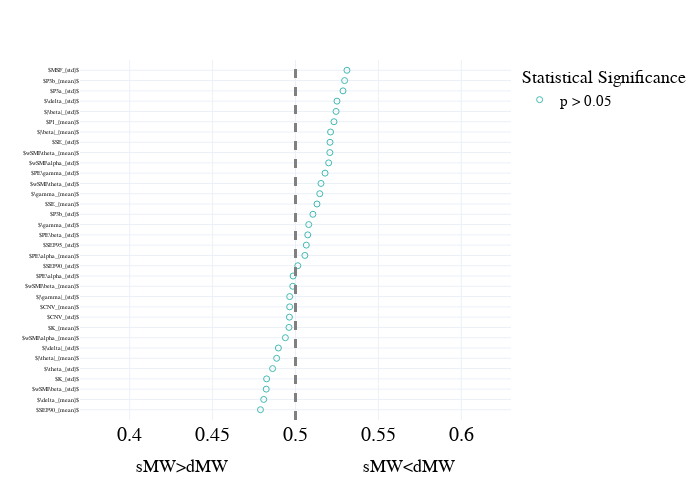

The cell this chart's notebook holds for it:
### Code cell
# segment_mind_roc = segment_mind_roc.sort_values(by = 'AUC', ascending = False).head(10).append(segment_mind_roc.sort_values(by = 'AUC', ascending = False).tail(10))

fig = px.scatter(body.sort_values(by = 'AUC'),x = 'AUC', y = 'markers', template = "plotly_white", symbol = 'significant', 
#                  color = 'significant',
                 color_discrete_sequence = [lblue, green,orange, pink], 
                 
                 category_orders = {'significant': ['p > 0.05','p < 0.05 uncorrected', 'p < 0.05 FDR corrected']},
                 symbol_sequence = ['circle-open','circle','hexagram' ],
                 # category_orders = {'significant': ['p < 0.05 FDR corrected','p < 0.05 uncorrected','p > 0.05']},
                 # symbol_sequence = ['hexagram','circle','circle-open',],
                 
                 
                 labels = {'AUC': 'sMW>dMW                           sMW<dMW', 'significant': 'Statistical Significance', 'markers':''}
                )
fig.add_vline(x=0.5, line_width=3, line_dash="dash", line_color="grey")
fig.update_traces(marker=dict(size = 6))

fig.update_layout(
    font=dict(
        family="Times new roman",
        size=15,
        color="black"
    ),
    width=700,
    height=500,
#     autosize = True, 
    template = 'plotly_white',
    xaxis = dict(
            visible=True,
            range = [0.37,0.63], 
            tickfont = {"size": 20},
                automargin = False,
    autorange = False,
        ),
    yaxis = dict(
    tickfont = {"size": 6, "color": 'black'},
    automargin = False,
    autorange = False,
    range = [-1,len(body)],
    dtick = 1
    ),
    showlegend=True,
)


fig.show()
# pio.write_json(fig, 'Figs/univariate_roc_mw_segment.plotly')
# fig.write_image('Figs/univariate_roc_mw_segment.png')
fig.write_image("Figs//univariate_roc_mw_segment_body.pdf")

### Figure 1 — Plotly figure (JSON) as saved in the notebook; plotly's stock layout.template omitted (floating-point values rounded to 4 significant figures)
{"data": [{"hovertemplate": "Statistical Significance=p > 0.05<br>sMW>dMW                           sMW<dMW=%{x}<br>=%{y}<extra></extra>", "legendgroup": "p > 0.05", "marker": {"color": "#42B9B2", "size": 6, "symbol": "circle-open"}, "mode": "markers", "name": "p > 0.05", "orientation": "h", "showlegend": true, "type": "scatter", "x": [0.4789, 0.4808, 0.4823, 0.4826, 0.4862, 0.4886, 0.4897, 0.4939, 0.496, 0.4963, 0.4965, 0.4965, 0.4983, 0.4986, 0.5014, 0.5057, 0.5065, 0.5074, 0.508, 0.5105, 0.513, 0.5146, 0.5154, 0.5178, 0.52, 0.5207, 0.5208, 0.5211, 0.5232, 0.5245, 0.525, 0.5287, 0.5296, 0.531], "xaxis": "x", "y": ["$SEF90_{mean}$", "$\\delta_{mean}$", "$wSMI\\beta_{std}$", "$K_{std}$", "$\\theta_{std}$", "$|\\theta|_{mean}$", "$|\\delta|_{std}$", "$wSMI\\alpha_{mean}$", "$K_{mean}$", "$CNV_{std}$", "$CNV_{mean}$", "$|\\gamma|_{std}$", "$wSMI\\beta_{mean}$", "$PE\\alpha_{std}$", "$SEF90_{std}$", "$PE\\alpha_{mean}$", "$SEF95_{std}$", "$PE\\beta_{std}$", "$\\gamma_{std}$", "$P3b_{std}$", "$SE_{mean}$", "$\\gamma_{mean}$", "$wSMI\\theta_{std}$", "$PE\\gamma_{std}$", "$wSMI\\alpha_{std}$", "$wSMI\\theta_{mean}$", "$SE_{std}$", "$|\\beta|_{mean}$", "$P1_{mean}$", "$|\\beta|_{std}$", "$\\delta_{std}$", "$P3a_{std}$", "$P3b_{mean}$", "$MSF_{std}$"], "yaxis": "y"}], "layout": {"font": {"color": "black", "family": "Times new roman", "size": 15}, "height": 500, "legend": {"title": {"text": "Statistical Significance"}, "tracegroupgap": 0}, "margin": {"t": 60}, "shapes": [{"line": {"color": "grey", "dash": "dash", "width": 3}, "type": "line", "x0": 0.5, "x1": 0.5, "xref": "x", "y0": 0, "y1": 1, "yref": "y domain"}], "showlegend": true, "width": 700, "xaxis": {"anchor": "y", "automargin": false, "autorange": false, "domain": [0, 1], "range": [0.37, 0.63], "tickfont": {"size": 20}, "title": {"text": "sMW>dMW                           sMW<dMW"}, "visible": true}, "yaxis": {"anchor": "x", "automargin": false, "autorange": false, "domain": [0, 1], "dtick": 1, "range": [-1, 34], "tickfont": {"color": "black", "size": 6}, "title": {"text": ""}}}}
